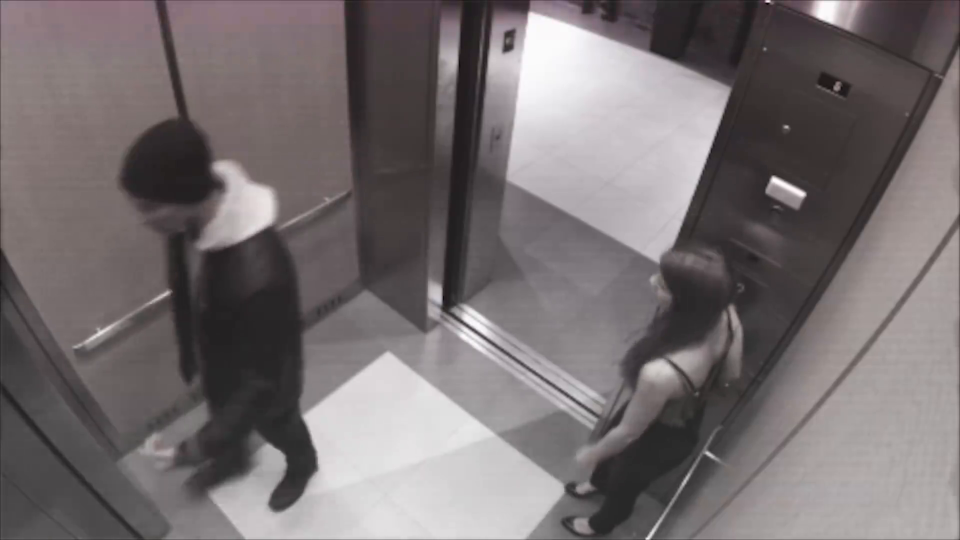
#> input picture frame 45 of logic/Capacity/test.mp4, 1920 x 1080 px, given in place of the camera (shown at 1/2 size)
$ python test2.py
#> lines starting #> are read from the running program, lines starting #| are printed output that depends on the picture
import argparse
import datetime
import imutils
import math
import cv2
import numpy as np


width = 800

textIn = 0
textOut = 0

def testIntersectionIn(x, y):
    res = -450 * x + 400 * y + 157500
    if ((res >= -550) and (res < 550)):
        print(str(res))
        return True
    return False


def testIntersectionOut(x, y):
    res = -450 * x + 400 * y + 180000
    if ((res >= -550) and (res <= 550)):
        print(str(res))
        return True

    return False


if __name__ == "__main__":
    camera = cv2.VideoCapture(0)

    firstFrame = None

    # loop over the frames of the video
    while True:
        # grab the current frame and initialize the occupied/unoccupied
        # text
        (grabbed, frame) = camera.read()
#> frame is the input picture: shape (1080, 1920, 3); mean B, G, R 112.8, 111.4, 118.4
        text = "Unoccupied"

        # if the frame could not be grabbed, then we have reached the end
        # of the video
        if not grabbed:
            break

        # resize the frame, convert it to grayscale, and blur it
        frame = imutils.resize(frame, width=width)
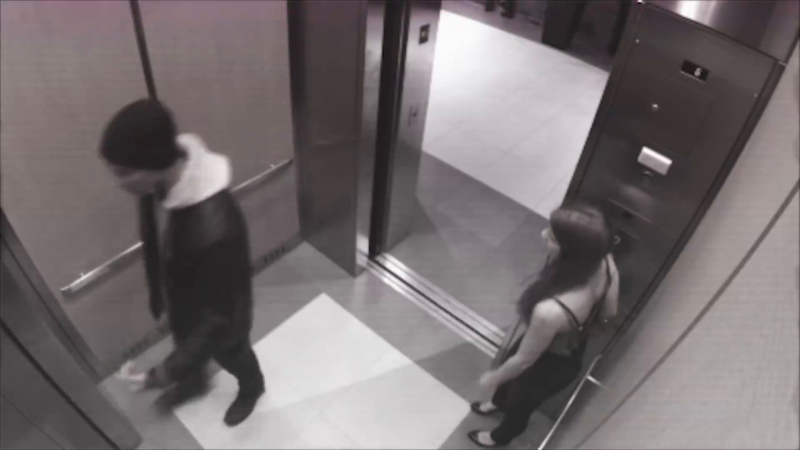
#> frame: shape (450, 800, 3); mean B, G, R 112.8, 111.4, 118.3
        gray = cv2.cvtColor(frame, cv2.COLOR_BGR2GRAY)
        gray = cv2.GaussianBlur(gray, (21, 21), 0)
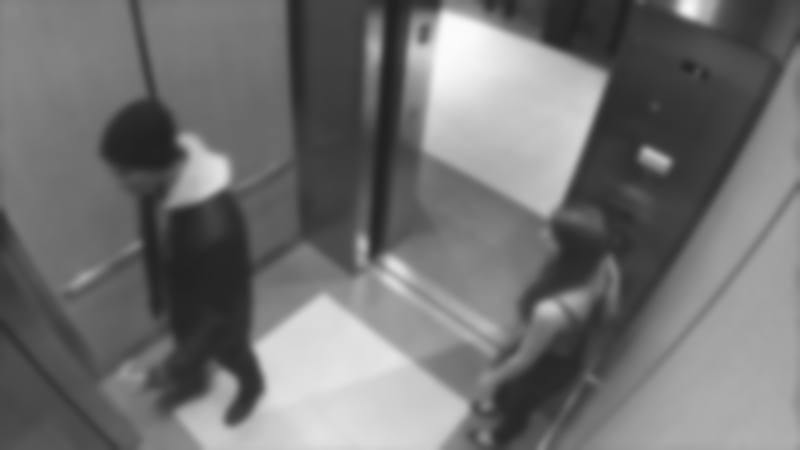
#> gray: shape (450, 800); min 32, max 251, mean 113.7

        # if the first frame is None, initialize it
        if firstFrame is None:
            firstFrame = gray
            continue

        # compute the absolute difference between the current frame and
        # first frame
        frameDelta = cv2.absdiff(firstFrame, gray)
        thresh = cv2.threshold(frameDelta, 25, 255, cv2.THRESH_BINARY)[1]
        # dilate the thresholded image to fill in holes, then find contours
        # on thresholded image
        thresh = cv2.dilate(thresh, None, iterations=2)
        cnts = cv2.findContours(thresh.copy(), cv2.RETR_EXTERNAL, cv2.CHAIN_APPROX_SIMPLE)[0]
        # loop over the contours
        for c in cnts:
            print(c)
            # if the contour is too small, ignore it
            if cv2.contourArea(c) < 12000:
                continue
            # compute the bounding box for the contour, draw it on the frame,
            # and update the text
            (x, y, w, h) = cv2.boundingRect(c)
            cv2.rectangle(frame, (x, y), (x + w, y + h), (0, 255, 0), 2)

            cv2.line(frame, (width // 2, 0), (width, 450), (250, 0, 1), 2)  # blue line
            cv2.line(frame, (width // 2 - 50, 0), (width - 50, 450), (0, 0, 255), 2)  # red line

            rectagleCenterPont = ((x + x + w) // 2, (y + y + h) // 2)
            cv2.circle(frame, rectagleCenterPont, 1, (0, 0, 255), 5)

            if (testIntersectionIn((x + x + w) // 2, (y + y + h) // 2)):
                textIn += 1

            if (testIntersectionOut((x + x + w) // 2, (y + y + h) // 2)):
                textOut += 1

            # draw the text and timestamp on the frame

            # show the frame and record if the user presses a key
            # cv2.imshow("Thresh", thresh)
            # cv2.imshow("Frame Delta", frameDelta)

        if cv2.waitKey(1) & 0xFF == ord('q'):
            break

        cv2.putText(frame, "In: {}".format(str(textIn)), (10, 50),
                    cv2.FONT_HERSHEY_SIMPLEX, 0.5, (0, 0, 255), 2)
        cv2.putText(frame, "Out: {}".format(str(textOut)), (10, 70),
                    cv2.FONT_HERSHEY_SIMPLEX, 0.5, (0, 0, 255), 2)
        cv2.putText(frame, datetime.datetime.now().strftime("%A %d %B %Y %I:%M:%S%p"),
                    (10, frame.shape[0] - 10), cv2.FONT_HERSHEY_SIMPLEX, 0.35, (0, 0, 255), 1)
        cv2.imshow("Security Feed", frame)

    # cleanup the camera and close any open windows
    camera.release()
    cv2.destroyAllWindows()

$ run again, starting later in the video
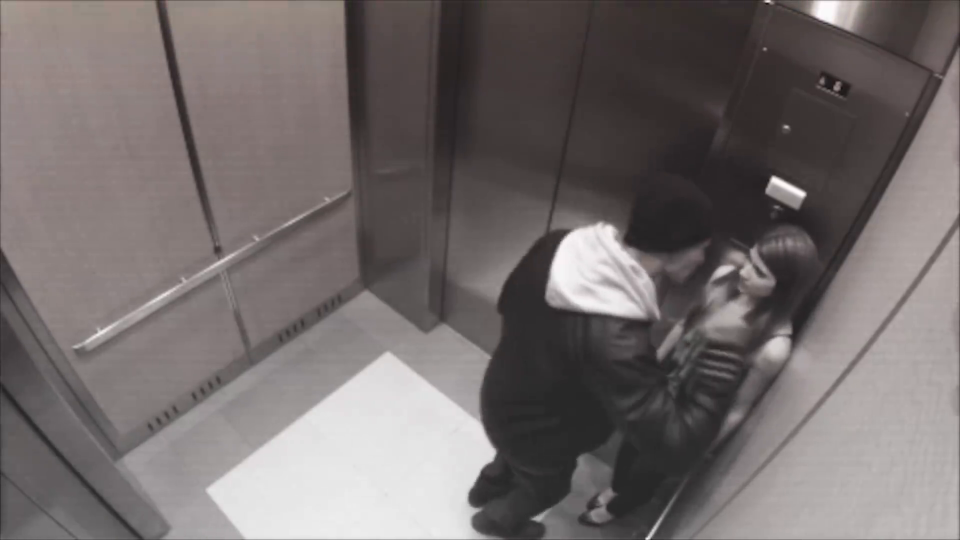
#> input picture frame 205 of logic/Capacity/test.mp4, 1920 x 1080 px, given in place of the camera (shown at 1/2 size)
#> frame is the input picture: shape (1080, 1920, 3); mean B, G, R 108.5, 108.9, 116
#> `frame = imutils.resize(frame, width=width)`:
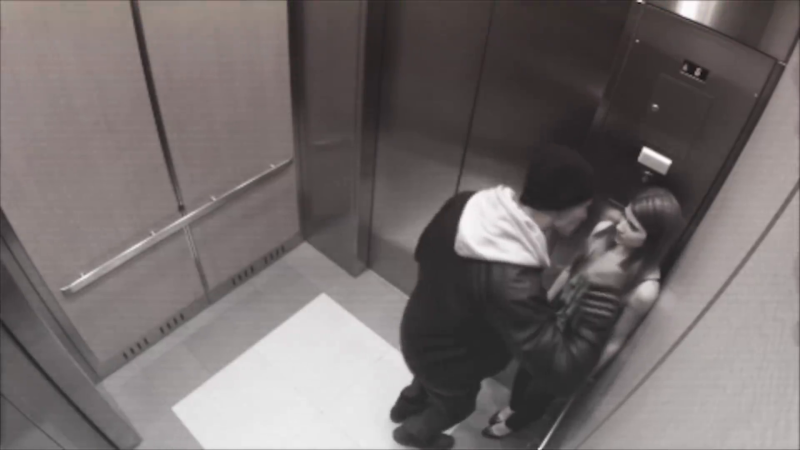
#> frame: shape (450, 800, 3); mean B, G, R 108.5, 108.9, 116
#> `gray = cv2.GaussianBlur(gray, (21, 21), 0)`:
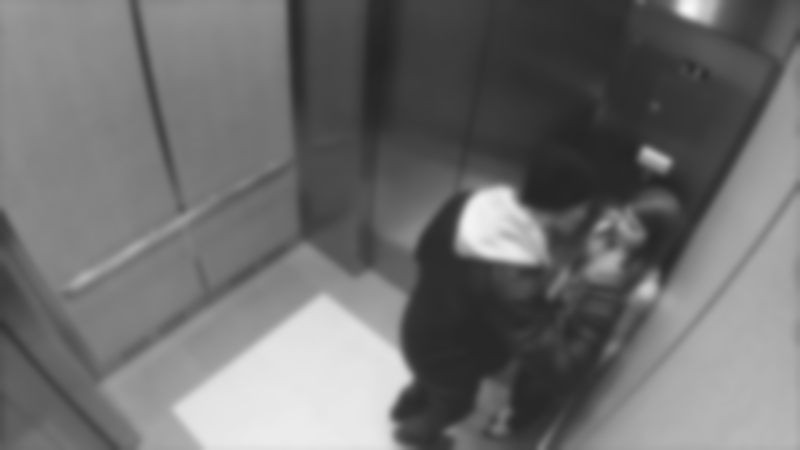
#> gray: shape (450, 800); min 36, max 247, mean 111.1

$ run again, starting later in the video
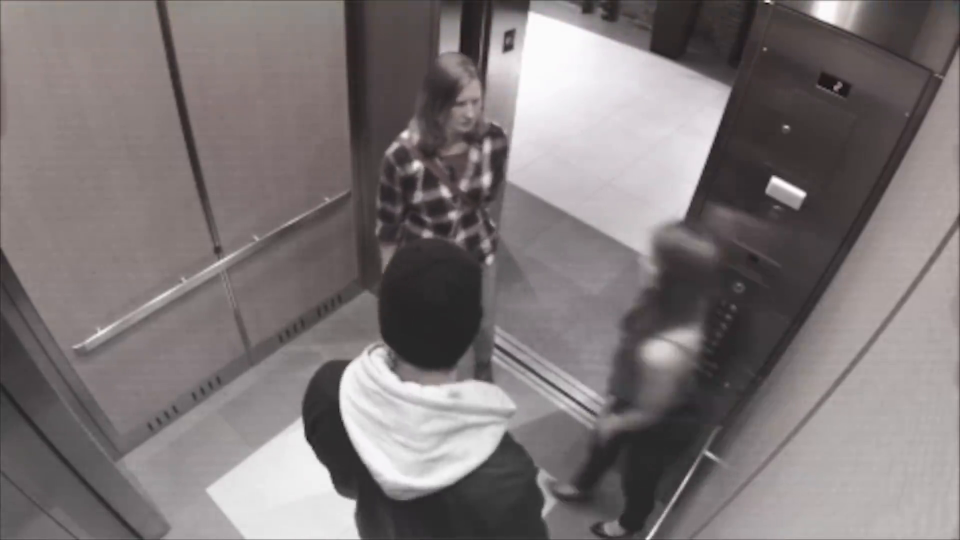
#> input picture frame 364 of logic/Capacity/test.mp4, 1920 x 1080 px, given in place of the camera (shown at 1/2 size)
#> frame is the input picture: shape (1080, 1920, 3); mean B, G, R 119.1, 118.5, 125.3
#> `frame = imutils.resize(frame, width=width)`:
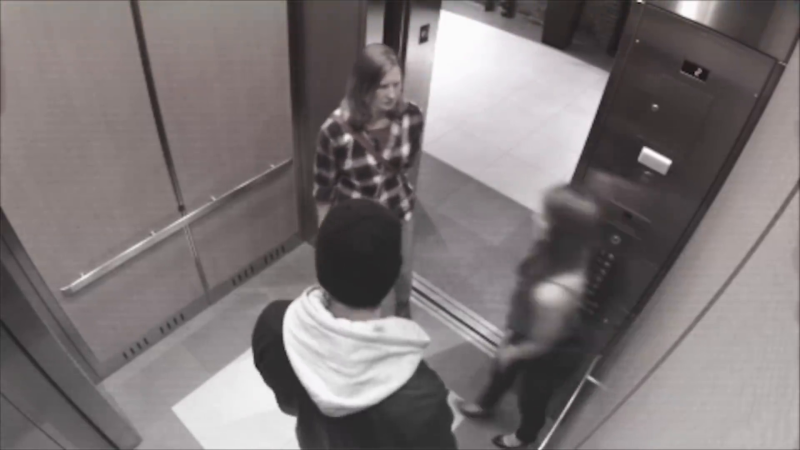
#> frame: shape (450, 800, 3); mean B, G, R 119.1, 118.5, 125.3
#> `gray = cv2.GaussianBlur(gray, (21, 21), 0)`:
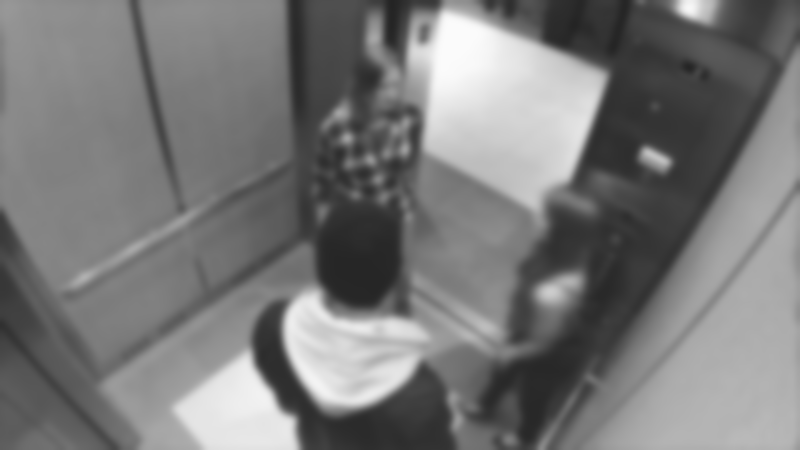
#> gray: shape (450, 800); min 36, max 251, mean 120.7
